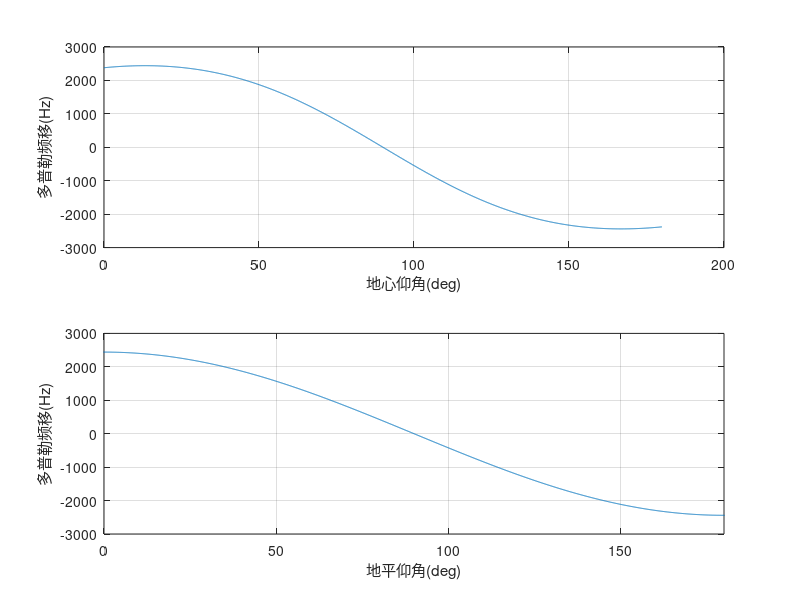

Write MATLAB code to recreate this figure.
h = 21500; % km
Re = 6378; % km
T = 86280; % s 
f = 1575.42; % MHz
c = 299792; % km/s

%% 地心仰角
theta = 0: 0.001: pi;
vs = 2 * pi / T * (h + Re);
rs = sqrt(Re^2 + (h+Re)^2 - 2*Re*(h+Re)*sin(theta));
vd = vs * Re * cos(theta) ./ rs;
fd = vd / c * f;
theta_plot = theta * 180 / pi;
fd = fd * 1e6;

%% 地平仰角
beta = asin(Re .* cos(theta) ./ rs);
phi = theta - beta;
% phi = acos(cos(theta) .* rs / (Re + h)); 
phi_plot = phi * 180 / pi;

%% 绘图
figure(1);
subplot(2, 1, 1);
plot(theta_plot, fd);
grid on;
xlabel('地心仰角(deg)');
ylabel('多普勒频移(Hz)');

subplot(2, 1, 2);
plot(phi_plot, fd);
grid on;
xlim([0, 180]);
xlabel('地平仰角(deg)');
ylabel('多普勒频移(Hz)');

